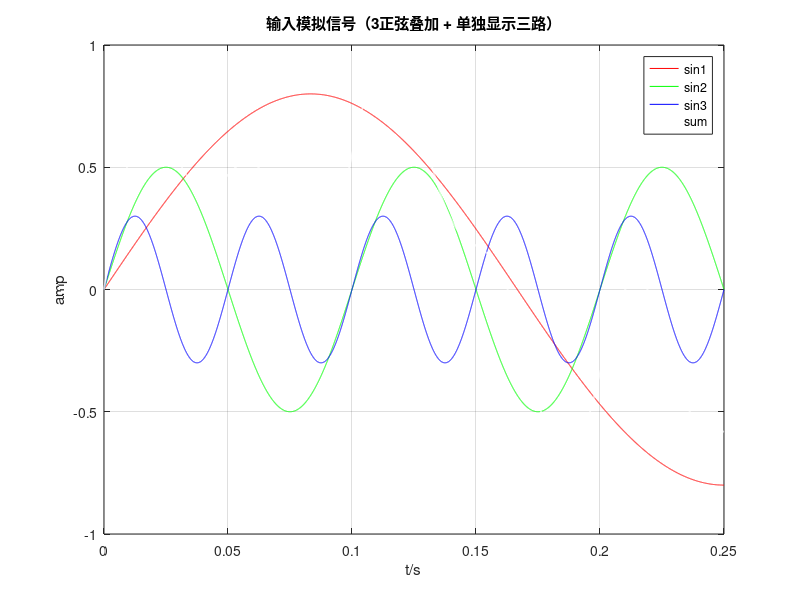

Reproduce this figure in MATLAB. (Note: this script raises an error after producing the figure.)
clc; clear; close all;
addpath('./pcm');

%% ========= 第13组参数 =========
Rb = 64e3;                 % 比特率 
Fc = 10*Rb;                % 载波
fs = 12*Fc;                % 采样率（应满足 fs/Rb 为整数）
Ns = fs/Rb;                % 每比特采样点
assert(abs(Ns-round(Ns))<1e-12,'fs/Rb 必须为整数'); 
Ns = round(Ns);

%% ========= (A) 生成模拟输入：3 正弦叠加 =========
Fs_in = 48e3;                          % 生成"模拟信号"的采样率
Tsig  = 0.25;                          % 信号时长，秒（可调）
t_in  = (0:1/Fs_in:Tsig-1/Fs_in);

% --- 三路正弦 ---
f1=3; f2=10; f3=20;                    % 三个频率
a1=0.8; a2=0.5; a3=0.3;                % 不同幅度

sig1 = a1*sin(2*pi*f1*t_in);
sig2 = a2*sin(2*pi*f2*t_in);
sig3 = a3*sin(2*pi*f3*t_in);

% --- 合成并归一 ---
y_analog = sig1 + sig2 + sig3;
y_analog = y_analog/max(abs(y_analog))*0.98;   % 归一防溢

% --- 画三路 + 合成波形 ---
figure;
plot(t_in, sig1, 'r'); hold on;
plot(t_in, sig2, 'g');
plot(t_in, sig3, 'b');
plot(t_in, y_analog, 'w','LineWidth',1.2);
grid on;
legend('sin1','sin2','sin3','sum');
title('输入模拟信号（3正弦叠加 + 单独显示三路）');
xlabel('t/s'); ylabel('amp');

%% ========= (B) PCM 13 折线编码（8kHz） =========
sampleVal = Rb/8; % 8 kHz ⇒ 8 bit/样本 ⇒ 64 kbps，刚好匹配 Rb
[sampleData, bits_pcm] = PCM_13Encode(y_analog, Fs_in, sampleVal);

% PCM 抽样后波形
t_smp = (0:numel(sampleData)-1)/sampleVal;
figure; plot(t_smp, sampleData); grid on;
title('PCM 抽样后波形'); xlabel('t/s');

% PCM 编码 bit 流（截前 100 位展示）
figure; stairs(bits_pcm(1:100)); ylim([-0.2 1.2]); grid on;
title('PCM 编码后 bit（前 100 位）');

%% ========= (C.X) 码型变换：矩形脉冲 vs SRRC 脉冲（演示） =========

Nshow = 20;
bps = bits_pcm(1:Nshow);

% bit → ±1
symbols_demo = 2*bps - 1;

% SRRC 参数（演示 + 正式都用同一组）
beta = 0.75;          % 滚降系数
span = 8;             % 滤波器跨度（符号数）
srrc = rcosdesign(beta, span, Ns, 'sqrt');   % 根升余弦脉冲
delay_rrc = span * Ns;   % ★ 两个 SRRC 级联总群时延（符号数*Ns）

% ========== 1) 矩形脉冲 ==========
rect = upsample(symbols_demo, Ns);
rect_wave = filter(ones(1, Ns), 1, rect);

% ========== 2) SRRC 脉冲 ==========
srrc_wave_demo = filter(srrc, 1, upsample(symbols_demo, Ns));

figure;
subplot(2,1,1);
plot(rect_wave, 'b'); grid on;
title('矩形脉冲成形（矩形滤波器）');
ylabel('幅度');
xlim([0, Nshow*Ns]);

subplot(2,1,2);
plot(srrc_wave_demo, 'r'); grid on;
title('SRRC 脉冲成形（根升余弦）');
xlabel('样本点'); ylabel('幅度');
xlim([0, Nshow*Ns]);

%% ========= (C.Y) 乘法器：基带 → 带通（演示） =========
t_show = (0:length(rect_wave)-1)/fs;
carrier_demo = cos(2*pi*Fc*t_show);

rect_mod = rect_wave .* carrier_demo;
srrc_mod_demo = srrc_wave_demo .* carrier_demo;

Nplot = min(2000, length(rect_wave));

figure;
subplot(2,2,1);
plot(rect_wave(1:Nplot),'b'); grid on;
title('矩形脉冲（基带）');
ylabel('幅度');

subplot(2,2,2);
plot(rect_mod(1:Nplot),'b'); grid on;
title('矩形脉冲 × cos(2πF_ct)（带通）');
ylim([-2 2]);

subplot(2,2,3);
plot(srrc_wave_demo(1:Nplot),'r'); grid on;
title('SRRC 脉冲（基带）');
xlabel('样本点'); ylabel('幅度');

subplot(2,2,4);
plot(srrc_mod_demo(1:Nplot),'r'); grid on;
title('SRRC 脉冲 × cos(2πF_ct)（带通）');
xlabel('样本点');

%% ========= (C.Z) 频谱：未成形 vs SRRC =========
Nfft = min([4096, length(rect_mod), length(srrc_mod_demo)]);

[fx_rect, S_rect]   = simple_spectrum(rect_mod(1:Nfft), fs);
[fx_srrc, S_srrc]   = simple_spectrum(srrc_mod_demo(1:Nfft), fs);

figure;
subplot(2,1,1);
plot(fx_rect/1e6, 20*log10(abs(S_rect)+1e-12), 'b'); grid on;
title('未成形（矩形脉冲）调制后的带通信号频谱');
xlabel('f / MHz'); ylabel('|X(f)| dB');

subplot(2,1,2);
plot(fx_srrc/1e6, 20*log10(abs(S_srrc)+1e-12), 'r'); grid on;
title('SRRC 脉冲成形后调制的带通信号频谱');
xlabel('f / MHz'); ylabel('|X(f)| dB');

%% ========= (C.real) 正式 DBPSK + SRRC 调制链路 =========
disp("正在生成正式 DBPSK + SRRC 调制信号...");

% 1) 全部 PCM bit → ±1
symbols_full = 2*bits_pcm - 1;

% 2) DBPSK 差分编码
diff_syms = zeros(size(symbols_full));
diff_syms(1) = symbols_full(1);
for k = 2:length(symbols_full)
    diff_syms(k) = diff_syms(k-1)*symbols_full(k);
end

% 3) 上采样
up_syms = upsample(diff_syms, Ns);

% 4) SRRC 脉冲成形（正式基带）
tx_bb = filter(srrc, 1, up_syms);    % 发射基带

% 5) 带通调制
t = (0:length(tx_bb)-1)/fs;
tx = tx_bb .* cos(2*pi*Fc*t);        % 发射带通

disp("正式 SRRC 调制信号生成完毕。");

% 正式已调信号频谱
[fx, SX] = simple_spectrum(tx, fs);
figure; plot(fx/1e6, 20*log10(abs(SX)+1e-12)); grid on;
xlabel('f / MHz'); ylabel('|X(f)| dB'); title('正式已调信号幅度谱（dB）');

%% ========= (D) 加噪（AWGN 信道） =========
SNRdB = 10;  % 单点演示
tx_pow = mean(tx.^2);
npow   = tx_pow/10^(SNRdB/10);
noise  = sqrt(npow)*randn(size(tx));
rx   = tx + noise;
% rx = tx;    % 先看无噪声波形对齐

% 波形片段（时域对比）
seg = 1:min(4000, numel(t));
figure; plot(t(seg), tx(seg), 'b', t(seg), rx(seg), 'r'); grid on;
legend('tx','rx'); 
title(sprintf('DBPSK 已调与加噪后波形, SNR=%.1f dB',SNRdB));
xlabel('t/s');

%% ========= (D.X) 接收端：乘法器 × SRRC 匹配滤波 =========
t_rx = (0:length(rx)-1)/fs;
local_carrier = cos(2*pi*Fc*t_rx);

% 带通 → 基带
rx_bb = rx .* local_carrier;

% 匹配滤波（SRRC）
rx_matched = filter(srrc, 1, rx_bb);   % 两个 SRRC 级联

% 画 rx / rx×cos / 匹配后
figure;
Nplot2 = min(2000, length(rx));
subplot(3,1,1);
plot(rx(1:Nplot2),'b'); grid on;
title('接收信号 rx（带通）');

subplot(3,1,2);
plot(rx_bb(1:Nplot2),'m'); grid on;
title('rx × cos(2πF_ct)（乘法器输出，基带）');

subplot(3,1,3);
plot(rx_matched(1:Nplot2),'r'); grid on;
title('SRRC 匹配滤波输出（基带信号）');
xlabel('样本点');

%% ========= (E) DBPSK 解调（自写 SRRC 版） =========
% 使用匹配滤波后的 rx_matched 做差分解调 + 抽样判决

% 全长解调
bits_hat_all = dbpsk_srrc_demod(rx_matched, numel(bits_pcm), Ns, span);

% 对齐比特长度为 8 的整数倍
L_bits = floor(min(numel(bits_hat_all), numel(bits_pcm))/8)*8;
bits_hat = bits_hat_all(1:L_bits);
bits_ref = bits_pcm(1:L_bits);

%% ========= (E.X) SRRC 基带对齐 + 抽样点示意 =========
disp('绘制 SRRC 匹配滤波输出与发射基带、抽样点比较...');

tx_bb_full = tx_bb;
rx_bb_full = rx_matched;

% 发射基带到接收匹配输出只有一个 SRRC 的额外延迟 = span*Ns/2
delay_rx_only = span*Ns/2;

L_tx   = length(tx_bb_full);
L_rx   = length(rx_bb_full);
L_valid = min(L_tx, L_rx - delay_rx_only);

if L_valid > 0
    tx_aligned = tx_bb_full(1:L_valid);
    rx_aligned = rx_bb_full(delay_rx_only+1 : delay_rx_only+L_valid);

    Nplot3 = min(3000, L_valid);
    figure;
    plot(tx_aligned(1:Nplot3),'b'); hold on;
    plot(rx_aligned(1:Nplot3),'r'); grid on;
    legend('TX：SRRC 脉冲成形基带','RX：SRRC 匹配滤波输出（对齐后）');
    title('SRRC 发射基带 vs 接收匹配滤波基带 对比');
    xlabel('样本点');
end

% ==== 抽样位置（用于示意） ====
start_pos = delay_rrc + 1;                  % 第一个符号采样点
sample_pos = start_pos + (0:length(bits_ref)-1)*Ns;
sample_pos = sample_pos(sample_pos <= length(rx_bb_full));

rx_samples = rx_bb_full(sample_pos);
rx_decision = rx_samples > 0;

% 比特对比（原始 PCM bit vs 直接幅度判决 bit）
Nshow_bits = min(500, length(rx_decision));
figure;
subplot(2,1,1);
stem(1:Nshow_bits, bits_ref(1:Nshow_bits),'b','LineWidth',1.2);
grid on;
title('原始 PCM 比特（截取前若干位）');
ylabel('bit'); xlim([1 Nshow_bits]);

subplot(2,1,2);
stem(1:Nshow_bits, rx_decision(1:Nshow_bits),'r','LineWidth',1.2);
grid on;
title('SRRC 抽样幅度判决得到的比特（示意）');
xlabel('符号编号'); ylabel('bit'); xlim([1 Nshow_bits]);

% SRRC 基带 + 抽样点标注
Nplot_srrc = min(5000, length(rx_bb_full));
figure;
plot(rx_bb_full(1:Nplot_srrc),'m'); hold on; grid on;
sample_pos_valid = sample_pos(sample_pos <= Nplot_srrc);
stem(sample_pos_valid, rx_bb_full(sample_pos_valid),'r','filled');
title('SRRC 匹配滤波基带信号 + 抽样点标注');
xlabel('样本编号'); ylabel('幅度');
legend('SRRC 基带','抽样点');

%% ========= (F) BER 计算 =========
BER_now = mean(xor(bits_ref, bits_hat));
fprintf('单点 SNR = %.1f dB 时，BER = %.4e\n', SNRdB, BER_now);

%% ========= (FX) 四图对比：PCM 波形/比特 vs 解码 =========
disp("绘制『四图对比』：PCM波形、SRRC波形、PCM比特、解调比特...");

% ① PCM 原始采样波形 + PCM 抽样点
Nplot_pcm = min(500, length(sampleData));

figure;
subplot(2,1,1);
plot(t_smp(1:Nplot_pcm), sampleData(1:Nplot_pcm),'b'); hold on; grid on;
title('① PCM 原始采样波形');
xlabel('时间 (s)'); ylabel('幅度');

sampleIndex_pcm = (0:length(bits_ref)-1) * (1/sampleVal);
sampleIndex_pcm = sampleIndex_pcm(sampleIndex_pcm < t_smp(end));

pcm_sample_pos = round(sampleIndex_pcm * sampleVal + 1);
pcm_sample_pos = pcm_sample_pos(pcm_sample_pos <= length(sampleData));

stem(t_smp(pcm_sample_pos), sampleData(pcm_sample_pos),'r','filled');
legend('PCM 波形','PCM 抽样点');

% ② SRRC 匹配滤波后的基带波形 + 抽样点
Nplot_srrc = min(5000, length(rx_matched));
subplot(2,1,2);
plot(rx_matched(1:Nplot_srrc),'m'); hold on; grid on;
title('② SRRC 匹配滤波基带信号 + 抽样点标注');
xlabel('样本编号'); ylabel('幅度');

sample_pos_valid = sample_pos(sample_pos <= Nplot_srrc);
stem(sample_pos_valid, rx_matched(sample_pos_valid),'r','filled');
legend('SRRC 基带','抽样点');

% ③ PCM 原始比特
Nshow_bits = min(80, length(bits_ref));
figure;
subplot(2,1,1);
stem(1:Nshow_bits, bits_ref(1:Nshow_bits),'b','LineWidth',1.2);
grid on;
title('③ PCM 原始比特（前 80 位）');
xlabel('符号编号'); ylabel('bit');
xlim([1 Nshow_bits]);

% ④ DBPSK 解调最终比特
subplot(2,1,2);
stem(1:Nshow_bits, bits_hat(1:Nshow_bits),'r','LineWidth',1.2);
grid on;
title('④ DBPSK+SRRC 解调比特（前 80 位）');
xlabel('符号编号'); ylabel('bit');
xlim([1 Nshow_bits]);

%% ========= (G) 眼图（直接用 rx_matched） =========
Leye = floor(length(rx_matched)/Ns) * Ns;
if Leye > 0
    eye_mat = reshape(rx_matched(1:Leye), Ns, []);
    figure;
    plot(eye_mat(:, 1: min(40, size(eye_mat,2))), 'y'); grid on;
    title('接收端眼图（rx\_matched 折叠）');
    xlabel('样本点'); ylabel('幅度');
end

%% ========= (H) 频谱：输入/输出模拟信号 =========
[fa, SA] = simple_spectrum(y_analog, Fs_in);
figure; plot(fa/1e3, 20*log10(abs(SA)+1e-12)); grid on;
xlabel('f / kHz'); ylabel('|S(f)| dB'); title('输入模拟信号频谱');

% PCM 解码回"模拟"信号（8kHz 域）
outData = PCM_13Decode(bits_hat);
t_out = (0:numel(outData)-1)/sampleVal;

figure; plot(t_smp, sampleData,'b'); hold on;
plot(t_out, outData,'r'); grid on;
legend('PCM 抽样后(发送侧)','PCM 解码后(接收侧)');
title('输入/输出 "模拟" 波形（8kHz 域）'); xlabel('t/s');

[fo, SO] = simple_spectrum(outData, sampleVal);
figure; plot(fo/1e3, 20*log10(abs(SO)+1e-12)); grid on;
xlabel('f / kHz'); ylabel('|S(f)| dB'); title('输出模拟信号频谱（解码后）');

%% ========= (I) BER 曲线：SNR 扫描 =========
SNRs = 0:2:14;  
BERs = zeros(size(SNRs));

for kk=1:numel(SNRs)
    npow_k = tx_pow/10^(SNRs(kk)/10);
    n_k = sqrt(npow_k)*randn(size(tx));
    r_k = tx + n_k;

    t_rx_k = (0:length(r_k)-1)/fs;
    local_carrier_k = cos(2*pi*Fc*t_rx_k);
    r_bb = r_k .* local_carrier_k;
    r_matched = filter(srrc, 1, r_bb);

    bhat_all = dbpsk_srrc_demod(r_matched, numel(bits_pcm), Ns, span);
    Lk = floor(min(numel(bhat_all), numel(bits_pcm))/8)*8;
    BERs(kk) = mean(xor(bits_pcm(1:Lk), bhat_all(1:Lk)));
end

figure; semilogy(SNRs, BERs,'-o'); grid on;
xlabel('SNR / dB'); ylabel('BER'); title('DBPSK + SRRC 误码率曲线');

%% ========= (J) （可选）硬件 DA 输出 =========
% CH1 = rx(1:2:end); 
% CH2 = rx(2:2:end);  
% divFreq = 30720000/fs - 1;  
% isGain = 1;
% DA_OUT(CH1, CH2, divFreq, length(CH1), isGain);

%% ========= 本脚本结束，下面是局部函数 =========
function bits_hat = dbpsk_srrc_demod(rx_matched, bit_num, Ns, span)
% 基于 SRRC 匹配滤波输出的简单 DBPSK 解调
% rx_matched : 匹配滤波输出
% bit_num    : 需要解调的比特数（通常 = length(bits_pcm)）
% Ns         : 每个符号采样点
% span       : SRRC span（符号数）

    delay_rrc = span * Ns;          % 两个 SRRC 级联的总群时延
    start_idx = delay_rrc + 1;      % 第一个有效符号采样点

    sample_pos = start_idx:Ns:length(rx_matched);
    sample_pos = sample_pos(1:min(bit_num, numel(sample_pos)));

    rx_smpl = rx_matched(sample_pos);
    d_hat = sign(rx_smpl);
    d_hat(d_hat == 0) = 1;          % 避免 0

    N = numel(d_hat);
    sym_hat  = zeros(1, N);
    bits_hat = zeros(1, N);

    % 第一个符号直接判决
    sym_hat(1)  = d_hat(1);
    bits_hat(1) = (sym_hat(1)+1)/2;

    % 后续符号：d(k)*d(k-1) = 原来的 (2b-1)
    for ii = 2:N
        sym_hat(ii)  = d_hat(ii) * d_hat(ii-1);
        bits_hat(ii) = (sym_hat(ii)+1)/2;
    end

    bits_hat = bits_hat(:).';       % 保证行向量
end
